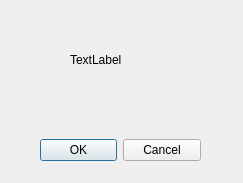
<?xml version="1.0" encoding="UTF-8"?>
<ui version="4.0">
 <class>Dialog</class>
 <widget class="QDialog" name="Dialog">
  <property name="geometry">
   <rect>
    <x>0</x>
    <y>0</y>
    <width>243</width>
    <height>183</height>
   </rect>
  </property>
  <property name="windowTitle">
   <string>Dialog</string>
  </property>
  <widget class="QDialogButtonBox" name="buttonBox">
   <property name="geometry">
    <rect>
     <x>40</x>
     <y>130</y>
     <width>161</width>
     <height>41</height>
    </rect>
   </property>
   <property name="orientation">
    <enum>Qt::Horizontal</enum>
   </property>
   <property name="standardButtons">
    <set>QDialogButtonBox::Cancel|QDialogButtonBox::Ok</set>
   </property>
  </widget>
  <widget class="QLabel" name="label">
   <property name="geometry">
    <rect>
     <x>70</x>
     <y>50</y>
     <width>91</width>
     <height>20</height>
    </rect>
   </property>
   <property name="text">
    <string>TextLabel</string>
   </property>
  </widget>
 </widget>
 <resources/>
 <connections>
  <connection>
   <sender>buttonBox</sender>
   <signal>accepted()</signal>
   <receiver>Dialog</receiver>
   <slot>accept()</slot>
   <hints>
    <hint type="sourcelabel">
     <x>248</x>
     <y>254</y>
    </hint>
    <hint type="destinationlabel">
     <x>157</x>
     <y>274</y>
    </hint>
   </hints>
  </connection>
  <connection>
   <sender>buttonBox</sender>
   <signal>rejected()</signal>
   <receiver>Dialog</receiver>
   <slot>reject()</slot>
   <hints>
    <hint type="sourcelabel">
     <x>316</x>
     <y>260</y>
    </hint>
    <hint type="destinationlabel">
     <x>286</x>
     <y>274</y>
    </hint>
   </hints>
  </connection>
 </connections>
</ui>
